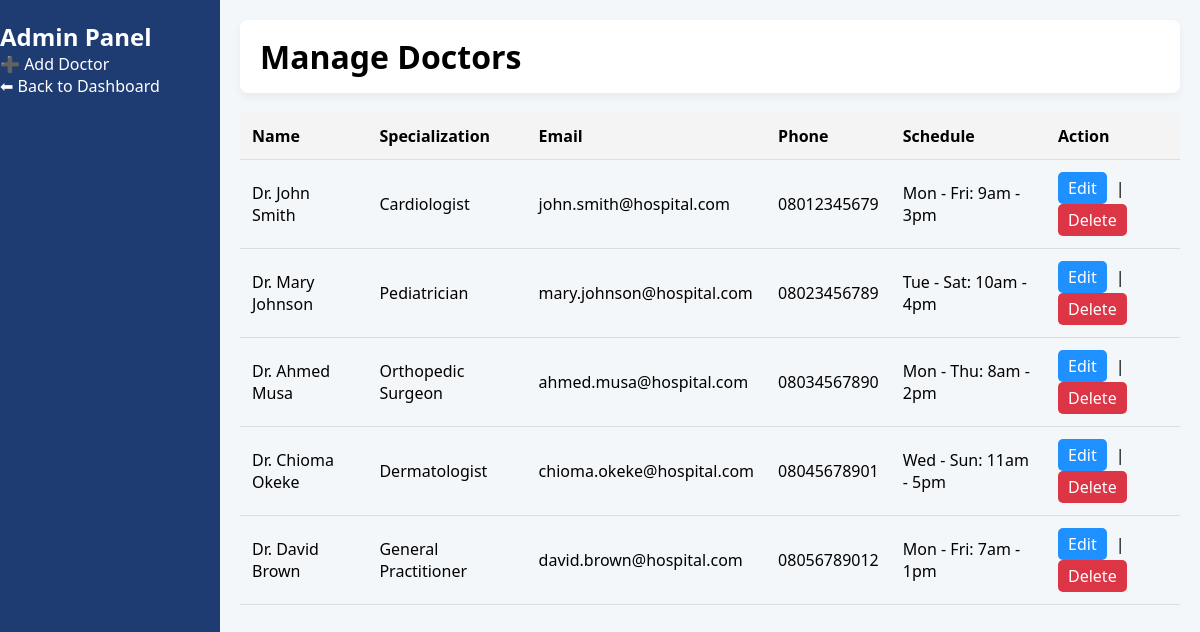
The page /dashboard/manage_doctors.php (signed in) on the database its author committed.
### tables this page shows
CREATE TABLE `doctors` (
  `id` int(11) NOT NULL,
  `name` varchar(100) NOT NULL,
  `specialization` varchar(100) NOT NULL,
  `email` varchar(100) NOT NULL,
  `phone` varchar(20) NOT NULL,
  `schedule` text DEFAULT NULL,
  `created_at` timestamp NOT NULL DEFAULT current_timestamp()
);

### dashboard/manage_doctors.php (the view, shortened to what this page needs)
<?php
include '../includes/db.php';
$result = $conn->query("SELECT * FROM doctors ORDER BY created_at DESC");
?>
<!DOCTYPE html>
<html lang="en">
<head>
    <link rel="stylesheet" href="../assets/css/dashboard.css">
</head>
<body>
    <div class="dashboard-container">
        <aside class="sidebar">
            <h2>Admin Panel</h2>
            <ul>
                <li><a class="link" href="add_doctor.php">➕ Add Doctor</a></li>
                <li><a class="link" href="../dashboard/admin.php">⬅ Back to Dashboard</a></li>
            </ul>
        </aside>
        <main class="main-content">
            <header class="topbar">
                <h1>Manage Doctors</h1>
            </header>
            <section class="content">
                <table class="messages-table">
                    <thead>
                        <tr>
                            <th>Name</th>
                            <th>Specialization</th>
                            <th>Email</th>
                            <th>Phone</th>
                            <th>Schedule</th>
                            <th>Action</th>
                        </tr>
                    </thead>
                    <tbody>
                        <?php if ($result->num_rows > 0): ?>
                            <?php while ($row = $result->fetch_assoc()): ?>
                                <tr>
                                    <td><?php echo $row['name']; ?></td>
                                    <td><?php echo $row['specialization']; ?></td>
                                    <td><?php echo $row['email']; ?></td>
                                    <td><?php echo $row['phone']; ?></td>
                                    <td><?php echo $row['schedule']; ?></td>
                                    <td>
                                        <a class="btn-view" href="edit_doctor.php?id=<?php echo $row['id']; ?>">Edit</a> |
                                        <a class="btn-delete" href="delete_doctor.php?id=<?php echo $row['id']; ?>" onclick="return confirm('Delete this doctor?')">Delete</a>
                                    </td>
                                </tr>
                            <?php endwhile; ?>
                        <?php else: ?>
                            <tr><td colspan="6">No doctors added yet.</td></tr>
                        <?php endif; ?>
                    </tbody>
                </table>
            </section>
        </main>
    </div>
</body>
</html>

### assets/css/dashboard.css (style rules this page uses)
* { margin: 0; padding: 0; box-sizing: border-box; font-family: "Segoe UI", Tahoma, Geneva, Verdana, sans-serif; }
body { display: flex; background: #f4f7fa; }
.sidebar { width: 220px; background: #1e3c72; color: #fff; min-height: 100vh; padding: 20px 0; position: fixed; }
.main-content { margin-left: 220px; padding: 20px; width: calc(100% - 220px); }
.topbar { background: #fff; padding: 15px 20px; border-radius: 8px; display: flex; justify-content: space-between; align-items: center; margin-bottom: 20px; box-shadow: 0 4px 8px rgba(0, 0, 0, 0.05); }
table { width: 100%; border-collapse: collapse; }
table th, table td { padding: 12px; text-align: left; border-bottom: 1px solid #ddd; }
table th { background: #f4f4f4; }
.link { text-decoration: none; color: inherit; }
.btn-view { padding: 5px 10px; color: #fff; background-color: #1e90ff; text-decoration: none; border-radius: 5px; margin-right: 5px; display: inline-block; transition: background 0.3s; }
.btn-delete { padding: 5px 10px; color: #fff; background-color: #dc3545; text-decoration: none; border-radius: 5px; display: inline-block; transition: background 0.3s; }

### rows shown on the page
doctors: name "Dr. John Smith", specialization "Cardiologist", email "john.smith@hospital.com", phone "08012345679", schedule "Mon - Fri: 9am - 3pm"
doctors: name "Dr. Mary Johnson", specialization "Pediatrician", email "mary.johnson@hospital.com", phone "08023456789", schedule "Tue - Sat: 10am - 4pm"
doctors: name "Dr. Ahmed Musa", specialization "Orthopedic Surgeon", email "ahmed.musa@hospital.com", phone "08034567890", schedule "Mon - Thu: 8am - 2pm"
doctors: name "Dr. Chioma Okeke", specialization "Dermatologist", email "chioma.okeke@hospital.com", phone "08045678901", schedule "Wed - Sun: 11am - 5pm"
doctors: name "Dr. David Brown", specialization "General Practitioner", email "david.brown@hospital.com", phone "08056789012", schedule "Mon - Fri: 7am - 1pm"
